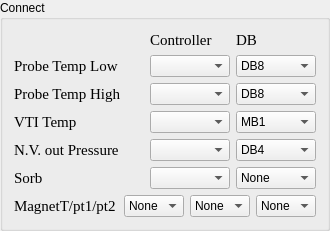
      <widget class="QGroupBox" name="groupBox_4">
       <property name="title">
        <string>Connect</string>
       </property>
       <layout class="QHBoxLayout" name="horizontalLayout_22">
        <item>
         <layout class="QVBoxLayout" name="verticalLayout_4">
          <item>
           <layout class="QHBoxLayout" name="horizontalLayout_16">
            <item>
             <widget class="QLabel" name="part_item_6">
              <property name="sizePolicy">
               <sizepolicy hsizetype="Fixed" vsizetype="Preferred">
                <horstretch>0</horstretch>
                <verstretch>0</verstretch>
               </sizepolicy>
              </property>
              <property name="minimumSize">
               <size>
                <width>130</width>
                <height>0</height>
               </size>
              </property>
              <property name="maximumSize">
               <size>
                <width>130</width>
                <height>16777215</height>
               </size>
              </property>
              <property name="font">
               <font>
                <family>Times New Roman</family>
                <pointsize>11</pointsize>
               </font>
              </property>
              <property name="layoutDirection">
               <enum>Qt::LeftToRight</enum>
              </property>
              <property name="text">
               <string/>
              </property>
             </widget>
            </item>
            <item>
             <widget class="QLabel" name="label1_16">
              <property name="sizePolicy">
               <sizepolicy hsizetype="Fixed" vsizetype="Preferred">
                <horstretch>0</horstretch>
                <verstretch>0</verstretch>
               </sizepolicy>
              </property>
              <property name="minimumSize">
               <size>
                <width>80</width>
                <height>0</height>
               </size>
              </property>
              <property name="maximumSize">
               <size>
                <width>60</width>
                <height>16777215</height>
               </size>
              </property>
              <property name="font">
               <font>
                <family>Times New Roman</family>
                <pointsize>11</pointsize>
               </font>
              </property>
              <property name="text">
               <string>Controller</string>
              </property>
             </widget>
            </item>
            <item>
             <widget class="QLabel" name="label1_17">
              <property name="sizePolicy">
               <sizepolicy hsizetype="Fixed" vsizetype="Preferred">
                <horstretch>0</horstretch>
                <verstretch>0</verstretch>
               </sizepolicy>
              </property>
              <property name="minimumSize">
               <size>
                <width>80</width>
                <height>0</height>
               </size>
              </property>
              <property name="maximumSize">
               <size>
                <width>60</width>
                <height>16777215</height>
               </size>
              </property>
              <property name="font">
               <font>
                <family>Times New Roman</family>
                <pointsize>11</pointsize>
               </font>
              </property>
              <property name="text">
               <string>DB</string>
              </property>
             </widget>
            </item>
           </layout>
          </item>
          <item>
           <layout class="QHBoxLayout" name="horizontalLayout_17">
            <item>
             <widget class="QLabel" name="part_item_1">
              <property name="sizePolicy">
               <sizepolicy hsizetype="Fixed" vsizetype="Preferred">
                <horstretch>0</horstretch>
                <verstretch>0</verstretch>
               </sizepolicy>
              </property>
              <property name="minimumSize">
               <size>
                <width>130</width>
                <height>0</height>
               </size>
              </property>
              <property name="maximumSize">
               <size>
                <width>130</width>
                <height>16777215</height>
               </size>
              </property>
              <property name="font">
               <font>
                <family>Times New Roman</family>
                <pointsize>11</pointsize>
               </font>
              </property>
              <property name="layoutDirection">
               <enum>Qt::LeftToRight</enum>
              </property>
              <property name="text">
               <string>Probe Temp Low</string>
              </property>
             </widget>
            </item>
            <item>
             <widget class="QComboBox" name="part_itc_1">
              <property name="minimumSize">
               <size>
                <width>80</width>
                <height>0</height>
               </size>
              </property>
              <property name="maximumSize">
               <size>
                <width>80</width>
                <height>16777215</height>
               </size>
              </property>
             </widget>
            </item>
            <item>
             <widget class="QComboBox" name="part_db_1">
              <property name="minimumSize">
               <size>
                <width>80</width>
                <height>0</height>
               </size>
              </property>
              <property name="maximumSize">
               <size>
                <width>80</width>
                <height>16777215</height>
               </size>
              </property>
              <property name="currentText">
               <string>DB8</string>
              </property>
              <property name="currentIndex">
               <number>9</number>
              </property>
              <item>
               <property name="text">
                <string>None</string>
               </property>
              </item>
              <item>
               <property name="text">
                <string>MB1</string>
               </property>
              </item>
              <item>
               <property name="text">
                <string>DB1</string>
               </property>
              </item>
              <item>
               <property name="text">
                <string>DB2</string>
               </property>
              </item>
              <item>
               <property name="text">
                <string>DB3</string>
               </property>
              </item>
              <item>
               <property name="text">
                <string>DB4</string>
               </property>
              </item>
              <item>
               <property name="text">
                <string>DB5</string>
               </property>
              </item>
              <item>
               <property name="text">
                <string>DB6</string>
               </property>
              </item>
              <item>
               <property name="text">
                <string>DB7</string>
               </property>
              </item>
              <item>
               <property name="text">
                <string>DB8</string>
               </property>
              </item>
             </widget>
            </item>
           </layout>
          </item>
          <item>
           <layout class="QHBoxLayout" name="horizontalLayout_18">
            <item>
             <widget class="QLabel" name="part_item_2">
              <property name="sizePolicy">
               <sizepolicy hsizetype="Fixed" vsizetype="Preferred">
                <horstretch>0</horstretch>
                <verstretch>0</verstretch>
               </sizepolicy>
              </property>
              <property name="minimumSize">
               <size>
                <width>130</width>
                <height>0</height>
               </size>
              </property>
              <property name="maximumSize">
               <size>
                <width>130</width>
                <height>16777215</height>
               </size>
              </property>
              <property name="font">
               <font>
                <family>Times New Roman</family>
                <pointsize>11</pointsize>
               </font>
              </property>
              <property name="layoutDirection">
               <enum>Qt::LeftToRight</enum>
              </property>
              <property name="text">
               <string>Probe Temp High</string>
              </property>
             </widget>
            </item>
            <item>
             <widget class="QComboBox" name="part_itc_2">
              <property name="minimumSize">
               <size>
                <width>80</width>
                <height>0</height>
               </size>
              </property>
              <property name="maximumSize">
               <size>
                <width>80</width>
                <height>16777215</height>
               </size>
              </property>
             </widget>
            </item>
            <item>
             <widget class="QComboBox" name="part_db_2">
              <property name="minimumSize">
               <size>
                <width>80</width>
                <height>0</height>
               </size>
              </property>
              <property name="maximumSize">
               <size>
                <width>80</width>
                <height>16777215</height>
               </size>
              </property>
              <property name="currentText">
               <string>DB8</string>
              </property>
              <property name="currentIndex">
               <number>9</number>
              </property>
              <item>
               <property name="text">
                <string>None</string>
               </property>
              </item>
              <item>
               <property name="text">
                <string>MB1</string>
               </property>
              </item>
              <item>
               <property name="text">
                <string>DB1</string>
               </property>
              </item>
              <item>
               <property name="text">
                <string>DB2</string>
               </property>
              </item>
              <item>
               <property name="text">
                <string>DB3</string>
               </property>
              </item>
              <item>
               <property name="text">
                <string>DB4</string>
               </property>
              </item>
              <item>
               <property name="text">
                <string>DB5</string>
               </property>
              </item>
              <item>
               <property name="text">
                <string>DB6</string>
               </property>
              </item>
              <item>
               <property name="text">
                <string>DB7</string>
               </property>
              </item>
              <item>
               <property name="text">
                <string>DB8</string>
               </property>
              </item>
             </widget>
            </item>
           </layout>
          </item>
          <item>
           <layout class="QHBoxLayout" name="horizontalLayout_19">
            <item>
             <widget class="QLabel" name="part_item_3">
              <property name="sizePolicy">
               <sizepolicy hsizetype="Fixed" vsizetype="Preferred">
                <horstretch>0</horstretch>
                <verstretch>0</verstretch>
               </sizepolicy>
              </property>
              <property name="minimumSize">
               <size>
                <width>130</width>
                <height>0</height>
               </size>
              </property>
              <property name="maximumSize">
               <size>
                <width>130</width>
                <height>16777215</height>
               </size>
              </property>
              <property name="font">
               <font>
                <family>Times New Roman</family>
                <pointsize>11</pointsize>
               </font>
              </property>
              <property name="layoutDirection">
               <enum>Qt::LeftToRight</enum>
              </property>
              <property name="text">
               <string>VTI Temp</string>
              </property>
             </widget>
            </item>
            <item>
             <widget class="QComboBox" name="part_itc_3">
              <property name="minimumSize">
               <size>
                <width>80</width>
                <height>0</height>
               </size>
              </property>
              <property name="maximumSize">
               <size>
                <width>80</width>
                <height>16777215</height>
               </size>
              </property>
             </widget>
            </item>
            <item>
             <widget class="QComboBox" name="part_db_3">
              <property name="minimumSize">
               <size>
                <width>80</width>
                <height>0</height>
               </size>
              </property>
              <property name="maximumSize">
               <size>
                <width>80</width>
                <height>16777215</height>
               </size>
              </property>
              <property name="currentText">
               <string>MB1</string>
              </property>
              <property name="currentIndex">
               <number>1</number>
              </property>
              <item>
               <property name="text">
                <string>None</string>
               </property>
              </item>
              <item>
               <property name="text">
                <string>MB1</string>
               </property>
              </item>
              <item>
               <property name="text">
                <string>DB1</string>
               </property>
              </item>
              <item>
               <property name="text">
                <string>DB2</string>
               </property>
              </item>
              <item>
               <property name="text">
                <string>DB3</string>
               </property>
              </item>
              <item>
               <property name="text">
                <string>DB4</string>
               </property>
              </item>
              <item>
               <property name="text">
                <string>DB5</string>
               </property>
              </item>
              <item>
               <property name="text">
                <string>DB6</string>
               </property>
              </item>
              <item>
               <property name="text">
                <string>DB7</string>
               </property>
              </item>
              <item>
               <property name="text">
                <string>DB8</string>
               </property>
              </item>
             </widget>
            </item>
           </layout>
          </item>
          <item>
           <layout class="QHBoxLayout" name="horizontalLayout_20">
            <item>
             <widget class="QLabel" name="part_item_4">
              <property name="sizePolicy">
               <sizepolicy hsizetype="Fixed" vsizetype="Preferred">
                <horstretch>0</horstretch>
                <verstretch>0</verstretch>
               </sizepolicy>
              </property>
              <property name="minimumSize">
               <size>
                <width>130</width>
                <height>0</height>
               </size>
              </property>
              <property name="maximumSize">
               <size>
                <width>130</width>
                <height>16777215</height>
               </size>
              </property>
              <property name="font">
               <font>
                <family>Times New Roman</family>
                <pointsize>11</pointsize>
               </font>
              </property>
              <property name="layoutDirection">
               <enum>Qt::LeftToRight</enum>
              </property>
              <property name="text">
               <string>N.V. out Pressure</string>
              </property>
             </widget>
            </item>
            <item>
             <widget class="QComboBox" name="part_itc_4">
              <property name="minimumSize">
               <size>
                <width>80</width>
                <height>0</height>
               </size>
              </property>
              <property name="maximumSize">
               <size>
                <width>80</width>
                <height>16777215</height>
               </size>
              </property>
             </widget>
            </item>
            <item>
             <widget class="QComboBox" name="part_db_4">
              <property name="minimumSize">
               <size>
                <width>80</width>
                <height>0</height>
               </size>
              </property>
              <property name="maximumSize">
               <size>
                <width>80</width>
                <height>16777215</height>
               </size>
              </property>
              <property name="currentText">
               <string>DB4</string>
              </property>
              <property name="currentIndex">
               <number>5</number>
              </property>
              <item>
               <property name="text">
                <string>None</string>
               </property>
              </item>
              <item>
               <property name="text">
                <string>MB1</string>
               </property>
              </item>
              <item>
               <property name="text">
                <string>DB1</string>
               </property>
              </item>
              <item>
               <property name="text">
                <string>DB2</string>
               </property>
              </item>
              <item>
               <property name="text">
                <string>DB3</string>
               </property>
              </item>
              <item>
               <property name="text">
                <string>DB4</string>
               </property>
              </item>
              <item>
               <property name="text">
                <string>DB5</string>
               </property>
              </item>
              <item>
               <property name="text">
                <string>DB6</string>
               </property>
              </item>
              <item>
               <property name="text">
                <string>DB7</string>
               </property>
              </item>
              <item>
               <property name="text">
                <string>DB8</string>
               </property>
              </item>
             </widget>
            </item>
           </layout>
          </item>
          <item>
           <layout class="QHBoxLayout" name="horizontalLayout_24">
            <item>
             <widget class="QLabel" name="part_item_5">
              <property name="sizePolicy">
               <sizepolicy hsizetype="Fixed" vsizetype="Preferred">
                <horstretch>0</horstretch>
                <verstretch>0</verstretch>
               </sizepolicy>
              </property>
              <property name="minimumSize">
               <size>
                <width>130</width>
                <height>0</height>
               </size>
              </property>
              <property name="maximumSize">
               <size>
                <width>130</width>
                <height>16777215</height>
               </size>
              </property>
              <property name="font">
               <font>
                <family>Times New Roman</family>
                <pointsize>11</pointsize>
               </font>
              </property>
              <property name="text">
               <string>Sorb</string>
              </property>
             </widget>
            </item>
            <item>
             <widget class="QComboBox" name="part_itc_5">
              <property name="minimumSize">
               <size>
                <width>80</width>
                <height>0</height>
               </size>
              </property>
              <property name="maximumSize">
               <size>
                <width>80</width>
                <height>16777215</height>
               </size>
              </property>
             </widget>
            </item>
            <item>
             <widget class="QComboBox" name="part_db_5">
              <property name="minimumSize">
               <size>
                <width>80</width>
                <height>0</height>
               </size>
              </property>
              <property name="maximumSize">
               <size>
                <width>80</width>
                <height>16777215</height>
               </size>
              </property>
              <property name="currentText">
               <string>None</string>
              </property>
              <item>
               <property name="text">
                <string>None</string>
               </property>
              </item>
              <item>
               <property name="text">
                <string>MB1</string>
               </property>
              </item>
              <item>
               <property name="text">
                <string>DB1</string>
               </property>
              </item>
              <item>
               <property name="text">
                <string>DB2</string>
               </property>
              </item>
              <item>
               <property name="text">
                <string>DB3</string>
               </property>
              </item>
              <item>
               <property name="text">
                <string>DB4</string>
               </property>
              </item>
              <item>
               <property name="text">
                <string>DB5</string>
               </property>
              </item>
              <item>
               <property name="text">
                <string>DB6</string>
               </property>
              </item>
              <item>
               <property name="text">
                <string>DB7</string>
               </property>
              </item>
              <item>
               <property name="text">
                <string>DB8</string>
               </property>
              </item>
             </widget>
            </item>
           </layout>
          </item>
          <item>
           <layout class="QHBoxLayout" name="horizontalLayout_26">
            <item>
             <widget class="QLabel" name="part_item_8">
              <property name="sizePolicy">
               <sizepolicy hsizetype="Minimum" vsizetype="Preferred">
                <horstretch>0</horstretch>
                <verstretch>0</verstretch>
               </sizepolicy>
              </property>
              <property name="minimumSize">
               <size>
                <width>0</width>
                <height>0</height>
               </size>
              </property>
              <property name="maximumSize">
               <size>
                <width>130</width>
                <height>16777215</height>
               </size>
              </property>
              <property name="font">
               <font>
                <family>Times New Roman</family>
                <pointsize>11</pointsize>
               </font>
              </property>
              <property name="text">
               <string>MagnetT/pt1/pt2</string>
              </property>
             </widget>
            </item>
            <item>
             <widget class="QComboBox" name="part_ips_magnet_temp">
              <property name="maximumSize">
               <size>
                <width>60</width>
                <height>16777215</height>
               </size>
              </property>
              <property name="currentText">
               <string>None</string>
              </property>
              <item>
               <property name="text">
                <string>None</string>
               </property>
              </item>
              <item>
               <property name="text">
                <string>MB1</string>
               </property>
              </item>
              <item>
               <property name="text">
                <string>DB1</string>
               </property>
              </item>
              <item>
               <property name="text">
                <string>DB2</string>
               </property>
              </item>
              <item>
               <property name="text">
                <string>DB3</string>
               </property>
              </item>
              <item>
               <property name="text">
                <string>DB4</string>
               </property>
              </item>
              <item>
               <property name="text">
                <string>DB5</string>
               </property>
              </item>
              <item>
               <property name="text">
                <string>DB6</string>
               </property>
              </item>
              <item>
               <property name="text">
                <string>DB7</string>
               </property>
              </item>
              <item>
               <property name="text">
                <string>DB8</string>
               </property>
              </item>
             </widget>
            </item>
            <item>
             <widget class="QComboBox" name="part_ips_pt1">
              <property name="maximumSize">
               <size>
                <width>60</width>
                <height>16777215</height>
               </size>
              </property>
              <property name="currentText">
               <string>None</string>
              </property>
              <item>
               <property name="text">
                <string>None</string>
               </property>
              </item>
              <item>
               <property name="text">
                <string>MB1</string>
               </property>
              </item>
              <item>
               <property name="text">
                <string>DB1</string>
               </property>
              </item>
              <item>
               <property name="text">
                <string>DB2</string>
               </property>
              </item>
              <item>
               <property name="text">
                <string>DB3</string>
               </property>
              </item>
              <item>
               <property name="text">
                <string>DB4</string>
               </property>
              </item>
              <item>
               <property name="text">
                <string>DB5</string>
               </property>
              </item>
              <item>
               <property name="text">
                <string>DB6</string>
               </property>
              </item>
              <item>
               <property name="text">
                <string>DB7</string>
               </property>
              </item>
              <item>
               <property name="text">
                <string>DB8</string>
               </property>
              </item>
             </widget>
            </item>
            <item>
             <widget class="QComboBox" name="part_ips_pt2">
              <property name="maximumSize">
               <size>
                <width>60</width>
                <height>16777215</height>
               </size>
              </property>
              <property name="currentText">
               <string>None</string>
              </property>
              <item>
               <property name="text">
                <string>None</string>
               </property>
              </item>
              <item>
               <property name="text">
                <string>MB1</string>
               </property>
              </item>
              <item>
               <property name="text">
                <string>DB1</string>
               </property>
              </item>
              <item>
               <property name="text">
                <string>DB2</string>
               </property>
              </item>
              <item>
               <property name="text">
                <string>DB3</string>
               </property>
              </item>
              <item>
               <property name="text">
                <string>DB4</string>
               </property>
              </item>
              <item>
               <property name="text">
                <string>DB5</string>
               </property>
              </item>
              <item>
               <property name="text">
                <string>DB6</string>
               </property>
              </item>
              <item>
               <property name="text">
                <string>DB7</string>
               </property>
              </item>
              <item>
               <property name="text">
                <string>DB8</string>
               </property>
              </item>
             </widget>
            </item>
           </layout>
          </item>
         </layout>
        </item>
       </layout>
      </widget>
